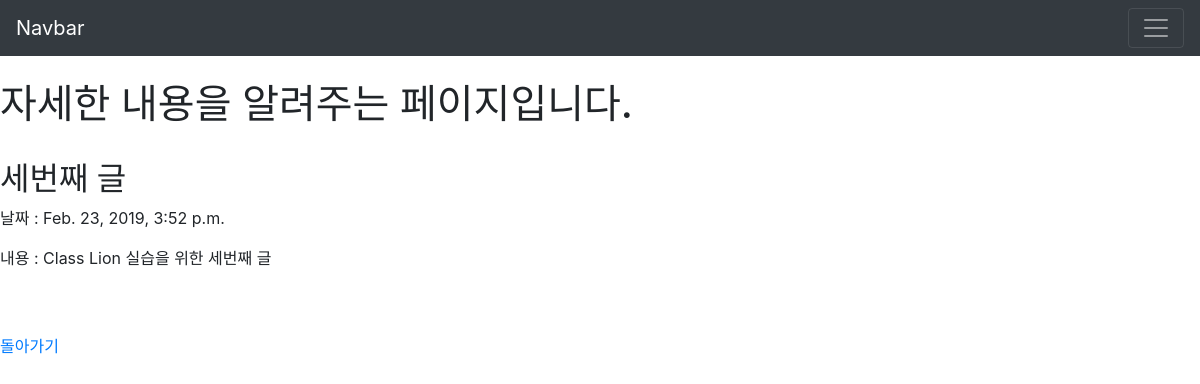
Page /blog/detail/3 on the committed database.
### blog/models.py (models this page shows, shortened)
class Blog(models.Model):
    title = models.CharField(max_length=200)
    body = models.TextField()
    pub_date = models.DateTimeField('date published')

### blog/views.py (the view)
# urls.py: path('detail/<int:blog_pk>',views.detail,name="detail"),
def detail(request,blog_pk):
    blog_detail = get_object_or_404(Blog,pk=blog_pk)
    return render(request,'blog/detail.html',{'blog' : blog_detail})

### blog/templates/blog/detail.html (shortened to what this page needs)
<!DOCTYPE html>
<html lang="en" dir="ltr">
  <head>
    <link rel="stylesheet" href="https://stackpath.bootstrapcdn.com/bootstrap/4.1.0/css/bootstrap.min.css">
  </head>
  <body>
    <nav class="navbar navbar-dark bg-dark">
      <a class="navbar-brand" href="#">Navbar</a>
      <button class="navbar-toggler" type="button" data-toggle="collapse" data-target="#navbarSupportedContent" aria-controls="navbarSupportedContent" aria-expanded="false" aria-label="Toggle navigation">
        <span class="navbar-toggler-icon"></span>
      </button>
    </nav>
    <br />
    <h1>자세한 내용을 알려주는 페이지입니다.</h1>
    <br />
    <h2>{{blog.title}}</h2>
    <p>날짜 : {{blog.pub_date}}</p>
    <p>내용 : {{blog.body}}</p>
    <br /><br />
    <a href="{% url 'home' %}">돌아가기</a>
  </body>
</html>

### rows in the picture
Blog: title "세번째 글", pub_date "Feb. 23, 2019, 3:52 p.m.", body "Class Lion 실습을 위한 세번째 글"
